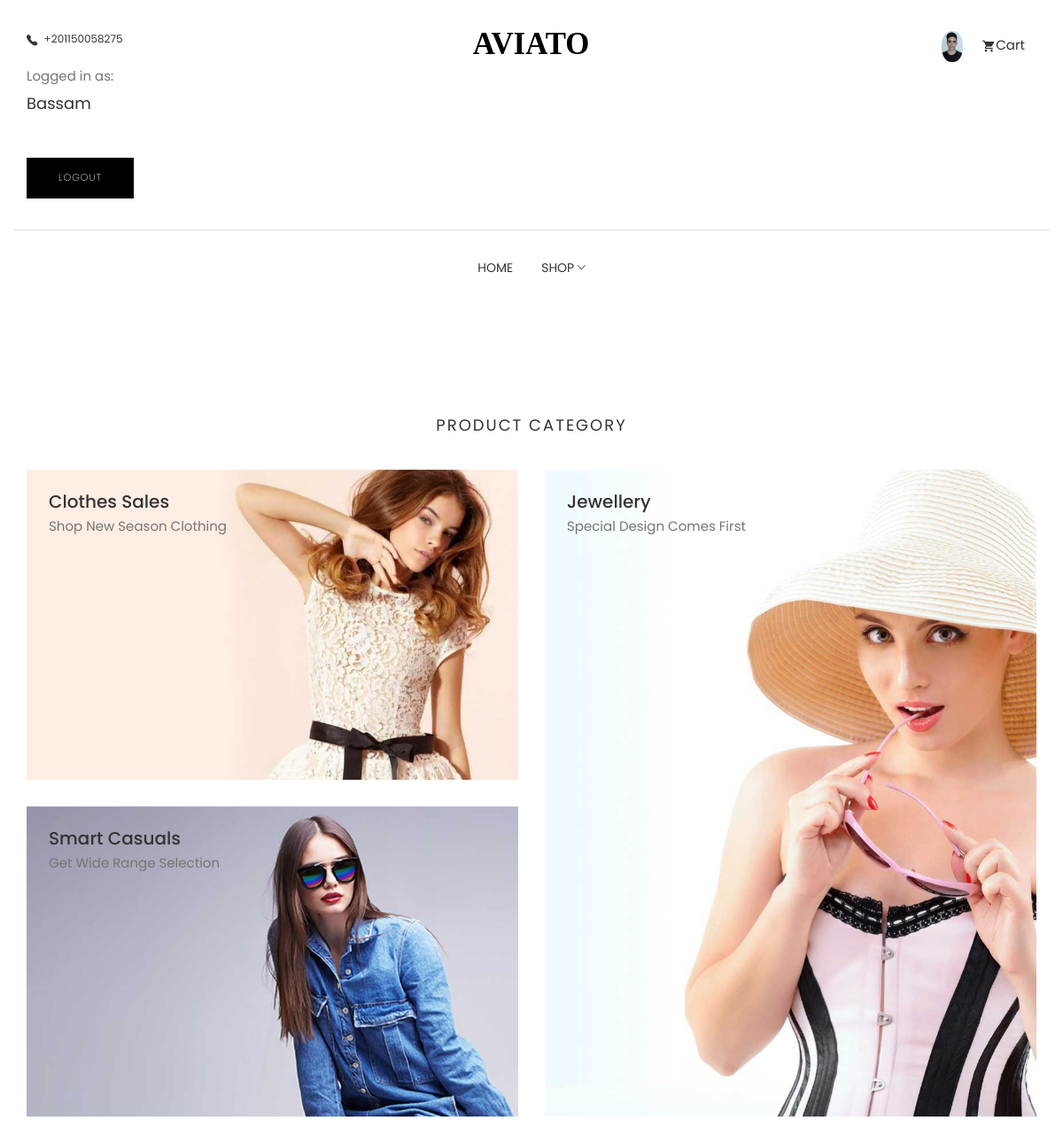
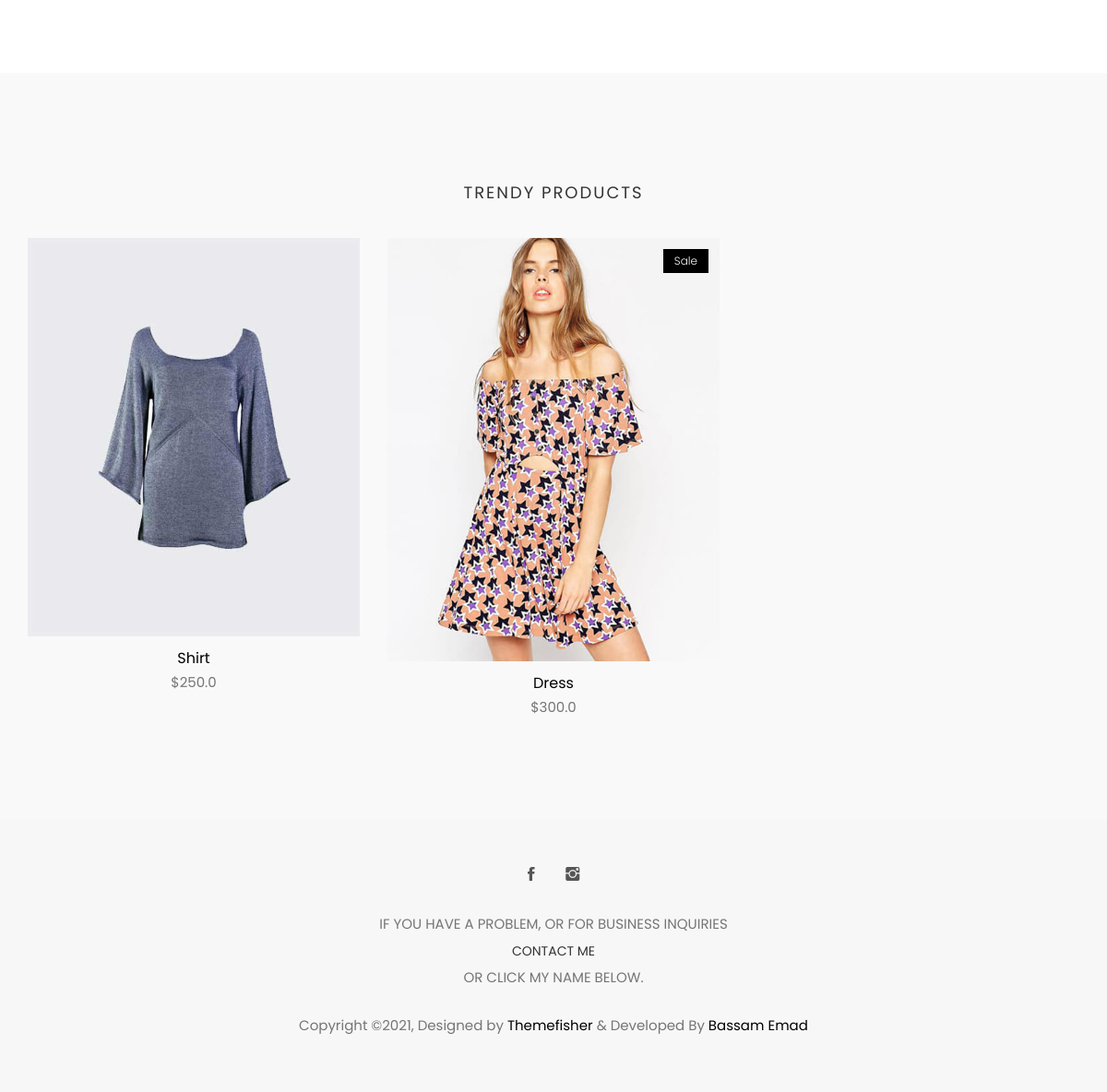
/ (signed in), run on the app's committed database (2 pictures, top to bottom).
### users/models.py (models this page shows, shortened)
class UserCustom(AbstractUser):
    token = models.CharField(max_length=300, blank = True)
    image = models.ImageField(upload_to = 'profiles/', null = True)
    city = models.CharField(max_length=50, blank = True)
    country = models.CharField(max_length=50, blank = True)
    phone = PhoneNumberField(blank = True, null = False)

### shop/models.py (models this page shows, shortened)
class Product(models.Model):
    STATUS = [
        ('True', 'True'), #Available
        ('False', 'False') #Not Available
    ]
    title = models.CharField(max_length=50)
    category = models.ForeignKey(Category, on_delete = models.CASCADE)
    image = models.ImageField(upload_to = 'products_images/')
    price = models.FloatField()
    amount = models.IntegerField()
    details = RichTextUploadingField()
    min_price = models.FloatField()
    description = models.CharField(max_length=255,)
    keywords = models.CharField(max_length=300,)
    status = models.CharField(choices=STATUS, default=True, max_length=100)
    favorite = models.ManyToManyField(settings.AUTH_USER_MODEL, blank = True)
    created_at = models.DateTimeField(auto_now_add=True)
    updated_at = models.DateTimeField(auto_now=True)
    sale = models.CharField(max_length=20, blank = True, null = True, choices=STATUS, default = 'False')
    trendy = models.CharField(max_length=20, blank = True, null = True, choices=STATUS, default = 'False')
    class Meta:
        ordering = ['-created_at']

### home/views.py (the view)
# urls.py: path('', include('home.urls')),
def home(request):
    user = request.user
    carts = Cart.objects.filter(user_id = user.id)
    total_price = 0
    for cart in carts:
        total_price += cart.total_items_price
    trendy_products = Product.objects.filter(trendy=True)
    context = {
        'trendy_products' : trendy_products,
        'total_price' : total_price,
        'carts' : carts,
    }
    profile = UserCustom.objects.filter(pk = user.id).first()
    context['profile'] = profile
    return render(request, 'home/home.html', context)

### shop/models.py (called while the page is built)
    @property
    def total_items_price(self):
        return self.quantity * self.product.price

### templates/home/home.html (shortened to what this page needs)
{% extends 'base.html' %}
{% load static %}
{% block content %}
  <section class="product-category section">
      <div class="container">
          <div class="row">
              <div class="col-md-12">
                  <div class="title text-center">
                      <h2>Product Category</h2>
                  </div>
              </div>
              <div class="col-md-6">
                  <div class="category-box">
                      <a href="{%url 'shop'%}">
                          <img src="{%static 'images/shop/category/category-1.jpg'%}" alt="" />
                          <div class="content">
                              <h3>Clothes Sales</h3>
                              <p>Shop New Season Clothing</p>
                          </div>
                      </a>
                  </div>
                  <div class="category-box">
                      <a href="{%url 'shop'%}">
                          <img src="{%static 'images/shop/category/category-2.jpg'%}" alt="" />
                          <div class="content">
                              <h3>Smart Casuals</h3>
                              <p>Get Wide Range Selection</p>
                          </div>
                      </a>
                  </div>
              </div>
              <div class="col-md-6">
                  <div class="category-box category-box-2">
                      <a href="{%url 'shop'%}">
                          <img src="{%static 'images/shop/category/category-3.jpg'%}" alt="" />
                          <div class="content">
                              <h3>Jewellery</h3>
                              <p>Special Design Comes First</p>
                          </div>
                      </a>
                  </div>
              </div>
          </div>
      </div>
  </section>
  <section class="products section bg-gray">
      <div class="container">
          <div class="row">
              <div class="title text-center">
                  <h2>Trendy Products</h2>
              </div>
          </div>
          <div class="row">
            {% for product in trendy_products %}
            <div class="col-md-4">
                <div class="product-item">
                    <div class="product-thumb">
                        {% if product.sale == 'True' %}
                        <span class="bage">Sale</span>
                        {% endif %}
                        <img class="img-responsive" src="{{product.image.url}}" alt="product-img" />
                    </div>
                    <div class="product-content">
                        <h4><a href="{%url 'product' product.id%}">{{product.title}}</a></h4>
                        <p class="price">${{product.price}}</p>
                    </div>
                </div>
            </div>
            {% endfor %}
          </div>
      </div>
  </section>
{% endblock content %}

### templates/partials/navbar.html (shortened to what this page needs)
{% load static %}
<section class="top-header">
	<div class="container">
		<div class="row">
			<div class="col-md-4 col-xs-12 col-sm-4">
				<div class="contact-number">
					<i class="tf-ion-ios-telephone"></i>
					<span>+201150058275</span>
				</div>
					<div>
						<br>
						{% if user.is_authenticated %}
							<p>Logged in as: </p><h4>{{user.first_name}}</h4>
						{% endif %}
					</div>
					<br>
					{% if user.is_authenticated %}
					<form action="{%url 'logout'%}"><input type="submit" value="LOGOUT" class="btn btn-main mt-20">{% csrf_token %}</form>
					{% else %}
					<form action="{%url 'login'%}"><input type="submit" value="SIGN IN" class="btn btn-main mt-20">{% csrf_token %}</form>
					<form action="{%url 'register'%}"><input type="submit" value="CREATE AN ACCOUNT" class="btn btn-main mt-20">{% csrf_token %}</form>
					{% endif %}
			</div>
			<div class="col-md-4 col-xs-12 col-sm-4">
				<div class="logo text-center">
					<a href="{%url 'home'%}">
						<svg width="135px" height="29px" viewBox="0 0 155 29" version="1.1" xmlns="http://www.w3.org/2000/svg"
							xmlns:xlink="http://www.w3.org/1999/xlink">
							<g id="Page-1" stroke="none" stroke-width="1" fill="none" fill-rule="evenodd" font-size="40"
								font-family="AustinBold, Austin" font-weight="bold">
								<g id="Group" transform="translate(-108.000000, -297.000000)" fill="#000000">
									<text id="AVIATO">
										<tspan x="108.94" y="325">AVIATO</tspan>
									</text>
								</g>
							</g>
						</svg>
					</a>
				</div>
			</div>
			<div class="col-md-4 col-xs-12 col-sm-4">
				<ul class="top-menu text-right list-inline">
					<li>
						<div>
							{% if user.is_authenticated %}
							<a href="{%url 'userprofile'%}">
								{% if profile.image %}
									<img src="{{profile.image.url}}" style="height: 50px; border-radius: 45%; height: 35px;" alt="">
								{% endif %}
							</a>
							{% endif %}
						</div>
					</li>
					<li class="dropdown cart-nav dropdown-slide">
						<a href="ur" class="dropdown-toggle" data-toggle="dropdown" data-hover="dropdown"><i
								class="tf-ion-android-cart"></i>Cart</a>
					</li>
				</ul>
			</div>
		</div>
	</div>
</section>
<section class="menu">
	<nav class="navbar navigation">
		<div class="container">
			<div id="navbar" class="navbar-collapse collapse text-center">
				<ul class="nav navbar-nav">
					<li class="dropdown ">
						<a href="{%url 'home'%}">Home</a>
					</li>
					<li class="dropdown dropdown-slide">
						<a href="{%url 'shop'%}" class="dropdown-toggle" data-toggle="dropdown" data-hover="dropdown" data-delay="350"
							role="button" aria-haspopup="true" aria-expanded="false">Shop <span
								class="tf-ion-ios-arrow-down"></span></a>
					</li>
				</ul>
			</div>
		</div>
	</nav>
</section>

### static/css/style.css (style rules this page uses)
body { line-height: 1.5; font-family: "Poppins", sans-serif; -webkit-font-smoothing: antialiased; }
p { font-family: "Poppins", sans-serif; color: #757575; font-size: 15px; }
h1, h2, h3, h4, h5, h6 { font-family: "Poppins", sans-serif; }
h1, h2, h3, h4, h5, h6 { font-weight: 400; }
ol, ul { margin: 0; padding: 0; list-style: none; }
a, a:focus, a:hover { text-decoration: none; outline: 0; color: #000; }
.btn-main, .btn-small, .btn-transparent, .btn-solid-border { background: #000; color: #fff; display: inline-block; font-size: 11px; letter-spacing: 1px; padding: 14px 35px; text-transform: uppercase; font-weight: 200; border-radius: 0; }
.mt-20 { margin-top: 20px; }
.bg-gray { background: #f9f9f9; }
.section { padding: 80px 0; }
.title { padding: 20px 0 30px; }
.title h2 { font-size: 18px; text-align: center; text-transform: uppercase; letter-spacing: 2px; }
.category-box { background-size: cover; margin-bottom: 30px; min-height: 350px; position: relative; overflow: hidden; width: 100%; }
.category-box.category-box-2 { min-height: 730px; }
.category-box img { transition: all 0.3s ease-in-out; width: 100%; height: auto; -webkit-backface-visibility: hidden; backface-visibility: hidden; }
.category-box a { display: block; position: absolute; top: 0; left: 0; width: 100%; height: 100%; }
.category-box .content { position: absolute; z-index: 999; top: 0; padding: 25px; }
.category-box .content h3 { margin: 0; color: #333; font-size: 20px; font-weight: 500; }
.category-box .content p { margin: 6px 0 0; }
.dropdown-slide { position: static; }
.top-header .container { padding-top: 35px; padding-bottom: 35px; border-bottom: 1px solid #dedede; }
.top-header .contact-number { font-size: 12px; color: #333; }
.top-header .contact-number i { margin-right: 4px; font-size: 18px; vertical-align: middle; }
.top-header .top-menu > li > a { color: #333; font-size: 15px; padding: 0 8px; }
.top-header .top-menu > li > a i { font-size: 16px; margin-right: 2px; vertical-align: middle; }
.top-header .logo a { display: inline-block; }
.navigation { margin-bottom: 0; padding: 10px 0; }
.navigation .navbar-nav > li { position: static; }
.navigation .navbar-nav > li > a { color: #333; font-size: 14px; padding: 20px 15px; text-transform: uppercase; transition: 0.2s ease-in-out 0s; border: 1px solid transparent; }
.navigation .container { position: relative; }
.navigation .navbar-nav { float: none; display: inline-block; }
.product-item { margin-bottom: 30px; }
.product-item .product-thumb { position: relative; }
.product-item .product-thumb img { width: 100%; height: auto; }
.product-item .product-thumb .bage { position: absolute; top: 12px; right: 12px; background: #000; color: #fff; font-size: 12px; padding: 4px 12px; font-weight: 300; display: inline-block; }
.product-item .product-thumb:before { transition: 0.3s all; opacity: 0; background: rgba(0, 0, 0, 0.6); content: ""; position: absolute; top: 0; right: 0; left: 0; bottom: 0; }
.product-item .product-content { text-align: center; }
.product-item .product-content h4 { font-size: 16px; font-weight: 400; margin-top: 15px; margin-bottom: 6px; }
.product-item .product-content h4 a { color: #000; }

### data on the page
UserCustom: first_name "Bassam", image (picture)
Product: image (picture), title "Shirt", price "250.0"
Product: sale "Sale", image (picture), title "Dress", price "300.0"
